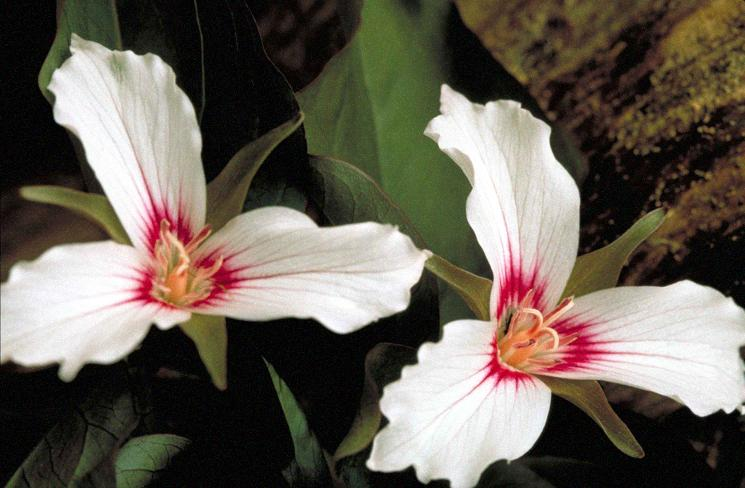
#> input picture High Dimensional Data Analytics/Module 2- Image Processing/FlowerN.jpg, 745 x 488 px
$ jupyter execute 'Canny'"'"'s Edge Detection.ipynb'   (shell and % lines are left out)
#> lines starting #> are read from the running program, lines starting #| are printed output that depends on the picture
[cell 1]
import cv2
import numpy as np
import matplotlib.pyplot as plt
import math

[cell 2]
f = cv2.imread('FlowerN.jpg')
#> f is the input picture: shape (488, 745, 3); mean B, G, R 85.1, 95.7, 103.4
f = cv2.cvtColor(f, cv2.COLOR_BGR2GRAY)
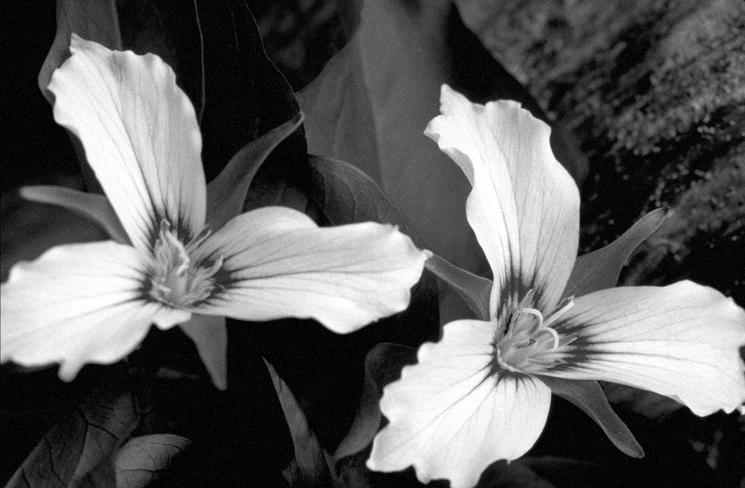
#> f: shape (488, 745); min 0, max 255, mean 96.8

[cell 3]
""" Gassian filter"""
h=1/1115 *np.array(([1,4,7,10,7,4,1],[4,12,26,33,26,12,4],[7,26,55,71,55,26,7],
                    [10,33,71,91,71,33,10],[7,26,55,71,55,26,7],[4,12,26,33,26,12,4],[1,4,7,10,7,4,1]))

[cell 4]
S= cv2.filter2D(f,-1,h)

[cell 5]
cv2.imshow('Gassian smoothing image', S)
cv2.waitKey(0)
cv2.destroyAllWindows()

[cell 6]
G= np.zeros(([S.shape[0], S.shape[1]]))
theta = np.zeros((S.shape[0], S.shape[1]))
pad = 1
S = cv2.copyMakeBorder(S, pad, pad, pad, pad,
cv2.BORDER_REPLICATE)
#> S: shape (490, 747)

[cell 7]
for i in range(G.shape[0]):
    for j in range(G.shape[1]):
        dsdx = 0.5*(S[i+1,j]-S[i,j]+S[i+1,j+1]-S[i,j+1])
        dsdy = 0.5*(S[i,j+1]-S[i,j]+S[i+1,j+1]-S[i+1,j])
        G[i,j]= math.sqrt((dsdx)**2+(dsdy)**2)
        theta[i,j]= np.arctan((dsdy)/(dsdx))
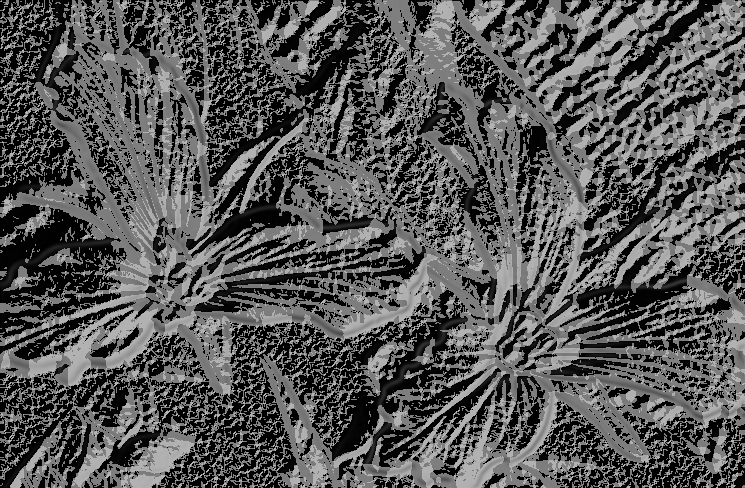
#> G: shape (488, 745) float64; min 0, max 180.3, mean 86.6
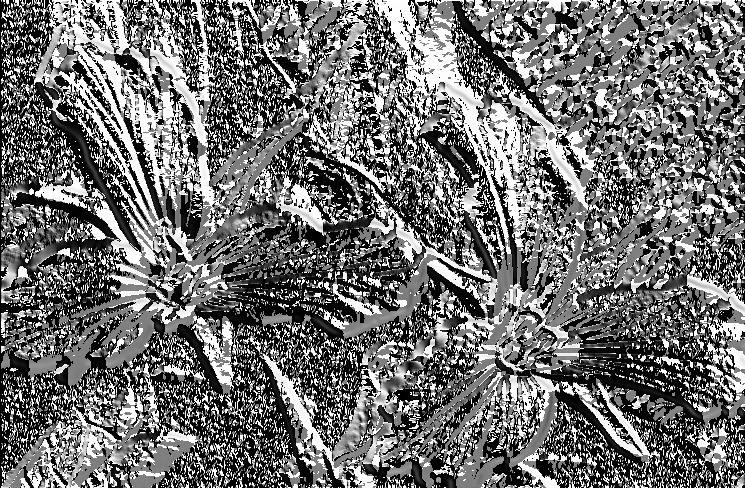
#> theta: shape (488, 745) float64; 10.75% of the values are NaN or infinite; the others: min 0, max 1.57, mean 0.776; drawn with min black, max white, NaN and infinite black

[cell 8]
theta = np.nan_to_num(theta)

[cell 9]
phi= np.zeros((theta.shape[0], theta.shape[1]))

[cell 10]
p = np.pi
for i in range(1,G.shape[0]-1):
    for j in range(1,G.shape[1]-1):
        if theta[i][j]>= -1/8*p and theta[i][j]<1/8*p:
            theta[i][j]=0
            if G[i][j]>=G[i,j-1] and G[i][j]>=G[i][j+1]:
                phi[i][j] =G[i][j]
        elif theta[i][j]>= 1/8*p and theta[i][j]<3/8*p:
            theta[i][j]=0.25*p
            if G[i][j]>=G[i+1,j-1] and G[i][j]>=G[i-1][j+1]:
                phi[i][j]=G[i][j]
        elif theta[i][j]>= -3/8*p and theta[i][j]<-1/8*p:
            theta[i][j]=-0.25*p
            if G[i][j]>=G[i-1,j-1] and G[i][j]>=G[i+1][j+1]:
                phi[i][j]=G[i][j]
        elif theta[i][j]>= -3/8*p and theta[i][j]<-1/8*p:
            theta[i][j]=0.5*p
            if G[i][j]>=G[i-1,j] and G[i][j]>=G[i+1][j]:
                phi[i][j]=G[i][j]
        elif theta[i][j]>= -1/2*p and theta[i][j]<-3/8*p:
            theta[i][j]=0.5*p
            if G[i][j]>=G[i-1,j] and G[i][j]>=G[i+1][j]:
                phi[i][j]=G[i][j]
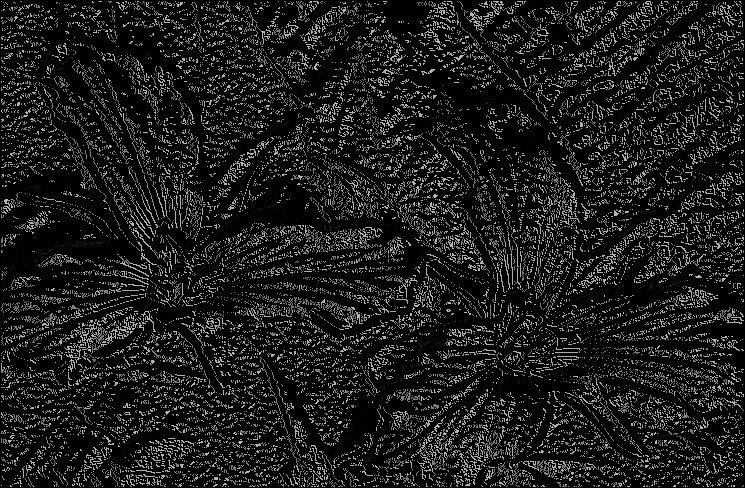
#> phi: shape (488, 745) float64; min 0, max 180.3, mean 25.8
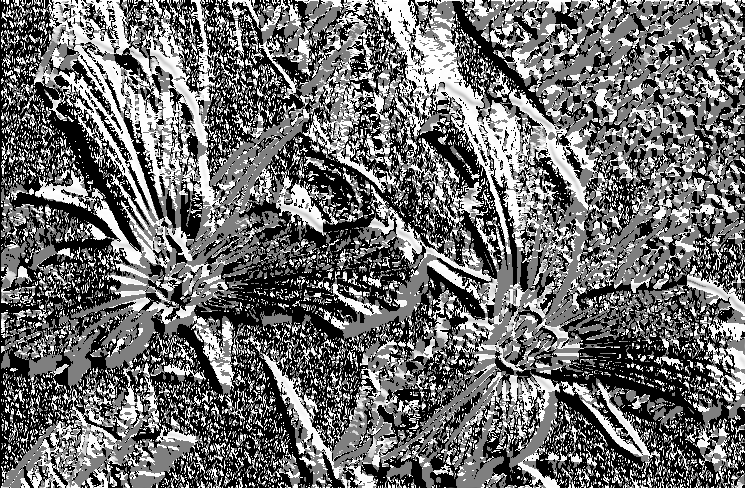
#> theta: shape (488, 745) float64; min 0, max 1.57, mean 0.679; drawn with min black and max white

[cell 11]
cv2.imshow('Edge Detection', phi)
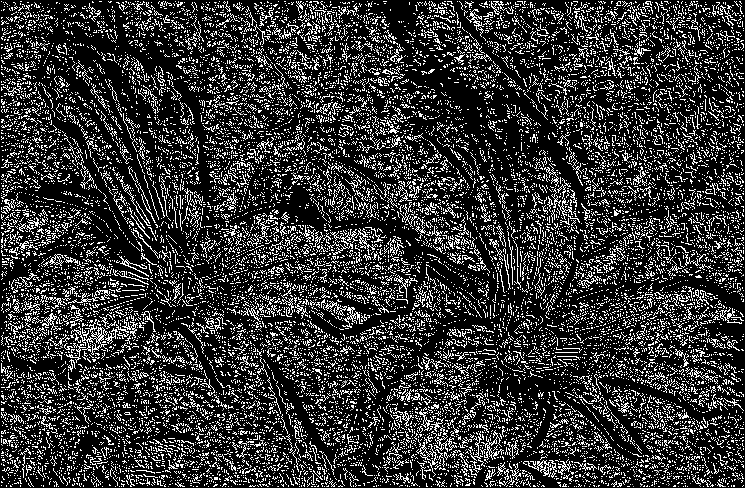
#> window 'Edge Detection': shape (488, 745); min 0, max 255, mean 52.6
cv2.waitKey(0)
cv2.destroyAllWindows()

[cell 12]
E = np.zeros((phi.shape[0],phi.shape[1]))
t1 =5
t2 = 50
for i in range(1,E.shape[0]-1):
    for j in range(1, E.shape[1]-1):
        if phi[i][j] >=t2 and E[i][j]==0:
            E[i,j]=1
        elif phi[i][j]>=t1 and E[i][j]==0:
            for (k,l) in [(i-1, j-1), (i-1,j),(i-1,j+1),(i,j-1),(i,j+1),(i+1,j-1),(i+1,j),(i+1,j+1)]:
                if E[k][l]==1:
                    E[i][j]=1
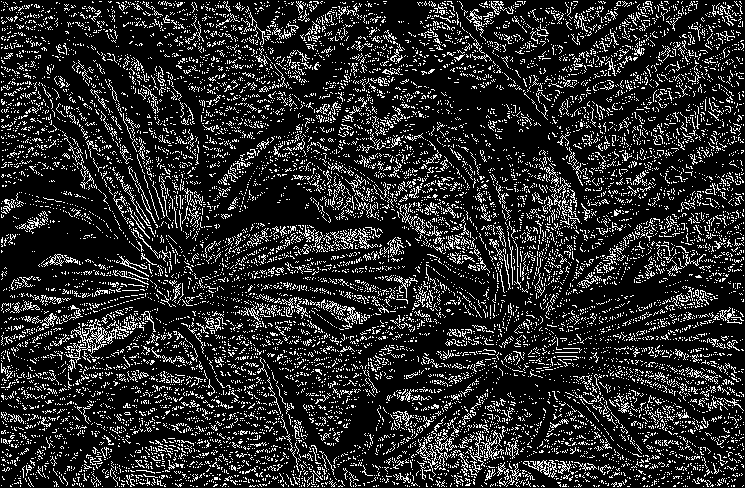
#> E: shape (488, 745) float64; values 0 (black) and 1 (white), 16.4% white in thin lines or dots
